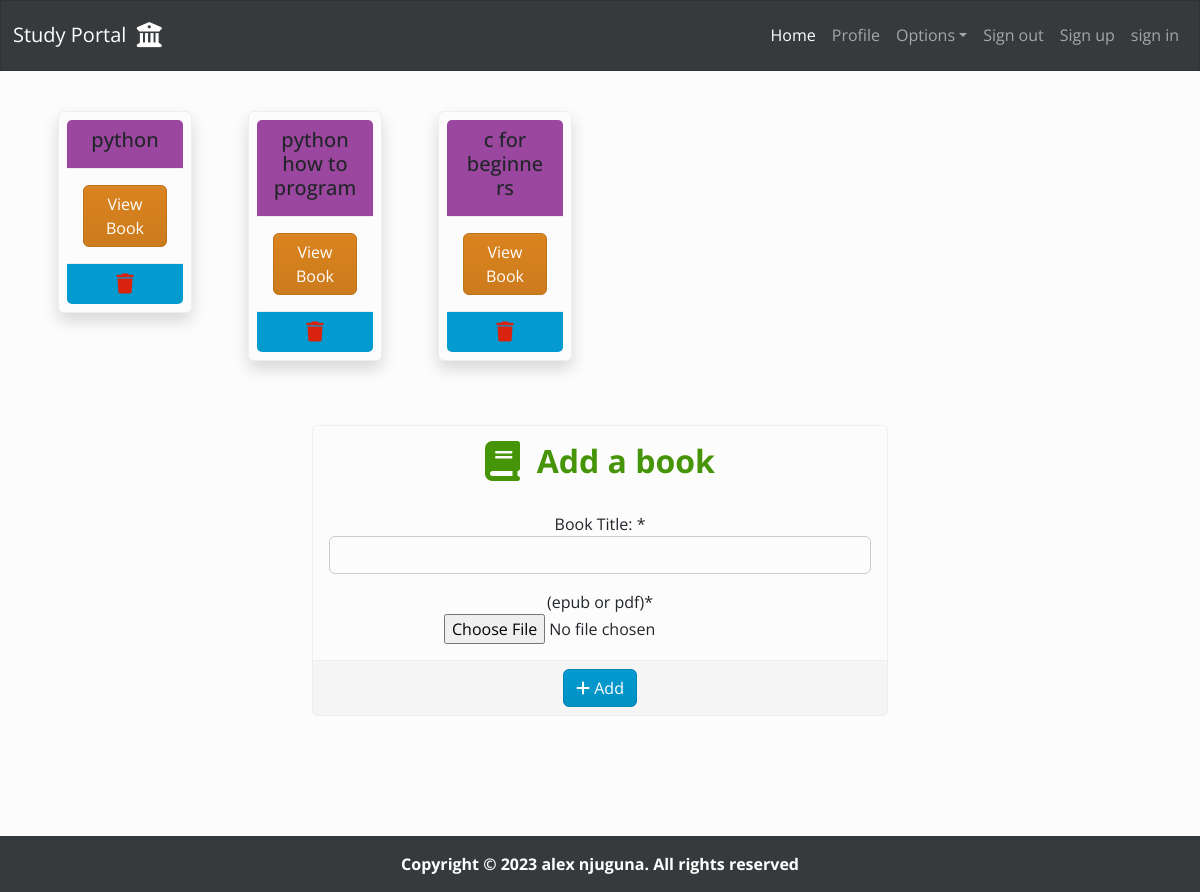
/book/books/ (signed in), run on the app's committed database.
### book/models.py (models this page shows, shortened)
class Book(models.Model):
    user = models.ForeignKey(User, on_delete=models.CASCADE)
    title = models.CharField(max_length=50)
    contents = models.FileField(upload_to="books/", validators=[FileExtensionValidator(["pdf", "epub"])])

### book/views.py (the view)
# urls.py: path("books/", views.books, name="books"),
def books(request):
    if request.method == "POST":
        form = AddBookForm(request.POST, request.FILES)
        if form.is_valid():
            user = request.user
            title = form.cleaned_data.get("title")
            contents = form.cleaned_data.get("contents")
            book = Book(user=user, title=title, contents=contents)
            book.save()
            messages.success(request, "New book added")
            return redirect("book:books")
    else:
       form = AddBookForm()
    books_list = Book.objects.filter(user=request.user)
    return render(request, "book/books.html", {
        "title": "books",
        "form": form,
        "books": books_list
    })

### book/forms.py
class AddBookForm(forms.ModelForm):
    class Meta:
        model = Book
        fields = ["title", "contents"]
        labels = {
            "title": "Book Title: ",
            "contents": "(epub or pdf)"
        }
        widgets = {
            "title": forms.TextInput(attrs={
                "class": "form-control mb-3"
                }),
        }

### book/templates/book/books.html (shortened to what this page needs)
{% extends 'dashboard/base.html' %}
{% load crispy_forms_tags %}
{% load static %}
{% block content %}
    {% if books %}
        <div class="container mt-4">
            <div class="row">
                {% for book in books %}
                    <div class="col-md-2">
                        <div class="card text-center m-3 p-2 shadow">
                            <div class="card-header bg-danger">
                                <h5>{{ book.title }}</h5>
                            </div>
                            <div class="card-body">
                                <a href="{% url 'book:open_book' book.id %}" target="_blank" class="btn btn-warning">
                                    View Book
                                </a>
                            </div>
                            <div class="card-footer bg-info">
                                <a href="{% url 'book:delete_book' book.id %}">
                                    <i class="fa-solid fa-trash fa-lg"></i>
                                </a>
                            </div>
                        </div>
                    </div>
                {% endfor %}
            </div>
        </div>
    {% else %}
        <div class="alert aler-warning mt-3">No books saved</div>
    {% endif %}
    <div class="container-sm mt-5 w-50 text-center" style="margin-bottom: 120px;">
        <div class="card">
            <fieldset>
                <legend class="card-title text-success mt-3">
                    <h2 class="fw-bold fs-2">
                        <i class="fa-solid fa-book fa-lg"></i>&nbsp; </i>Add a book
                    </h2>
                </legend>
            </fieldset>
            <form  action="" method="post" enctype="multipart/form-data" autocomplete="off">
                <fieldset class="card-body">
                    {{ form|crispy }}
                </fieldset>
                <fieldset class="card-footer mt-auto">
                    <button class="btn btn-info text-center" type="submit">
                        <i class="fa-solid fa-plus"></i>&nbsp;Add
                    </button>
                </fieldset>
            </form>
        </div>
    </div>
{% endblock content %}

### dashboard/static/dashboard/css/home_style.css (style rules this page uses)
body { display: flex; flex-direction: column; min-height: 100vh; }

### data on the page
Book: title "python"
Book: title "python how to program"
Book: title "c for beginners"
